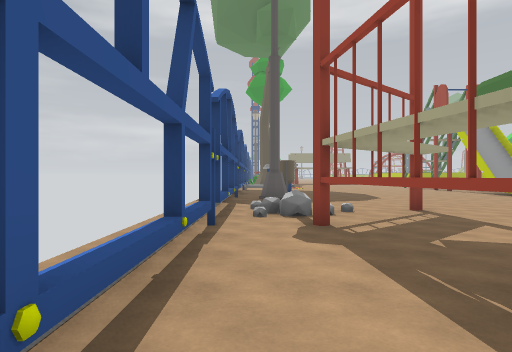
[1] (above)

22 first-person views from a walk through a Unity game level. The camera is 1.5 m above the floor, looks level and sees 75° across. The floor is counted in squares, 2 m on a side. Each view is taken from the middle of a square. On the plan, view 1 faces up. The plan holds only what a view shows up to about 11 squares ahead; the rest is blank. The place goes on beyond the plan. Some animated figures are left out.

[2]
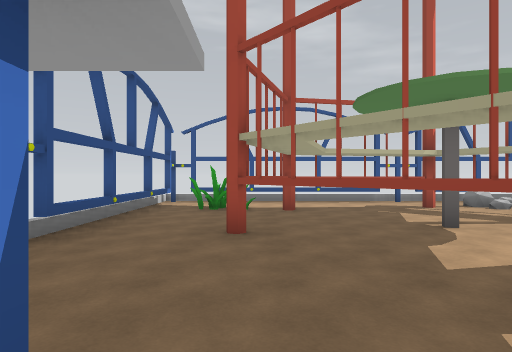

[3]
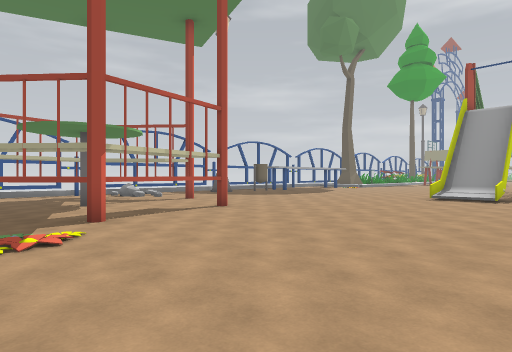

[4]
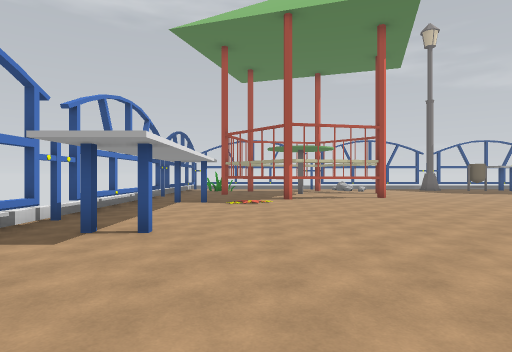

[5]
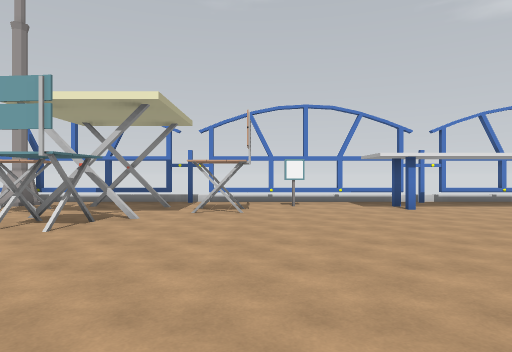

[6]
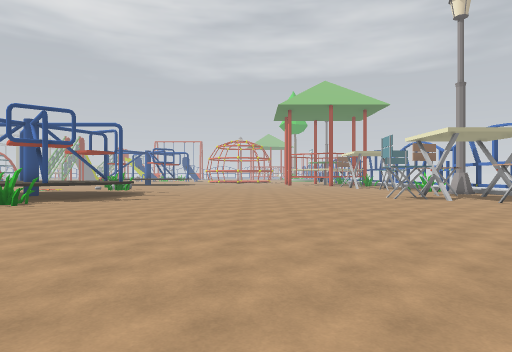

[7]
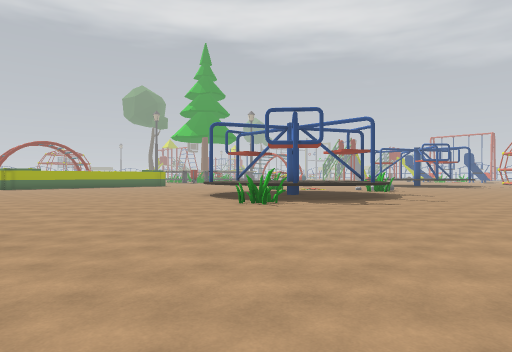

[8]
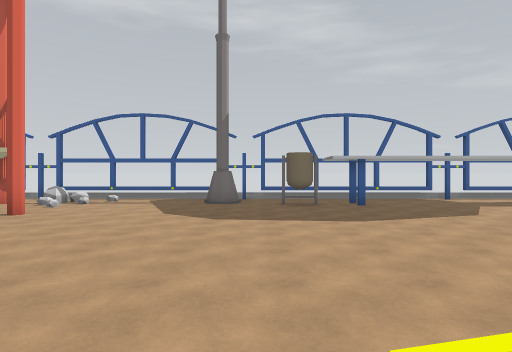

[9]
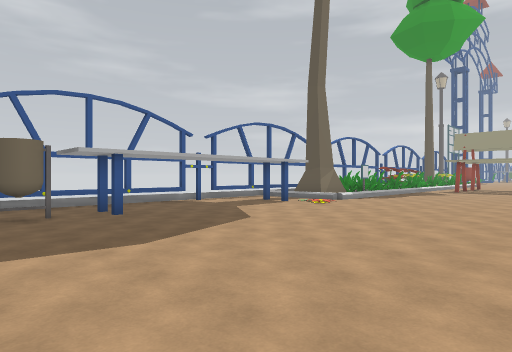

[10]
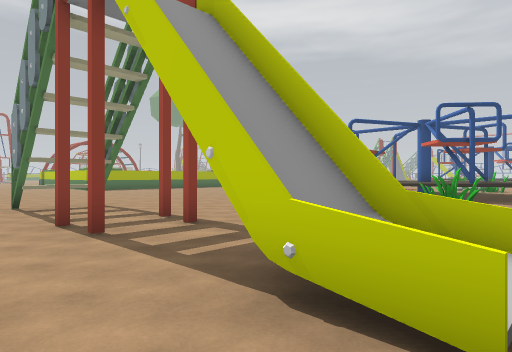

[11]
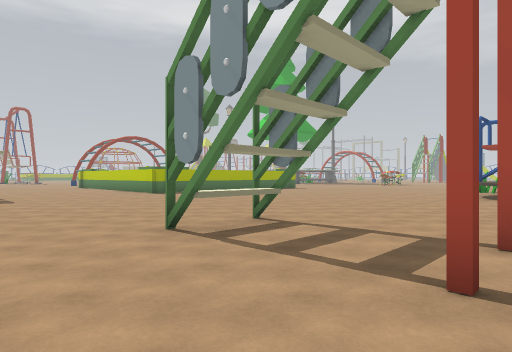

[12]
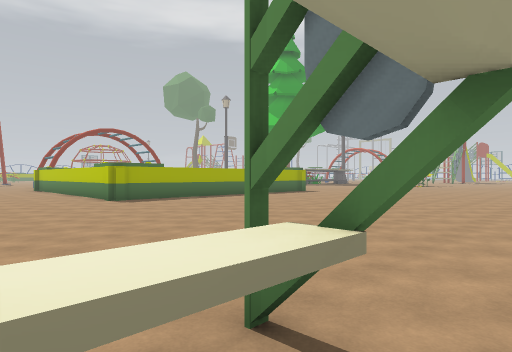

[13]
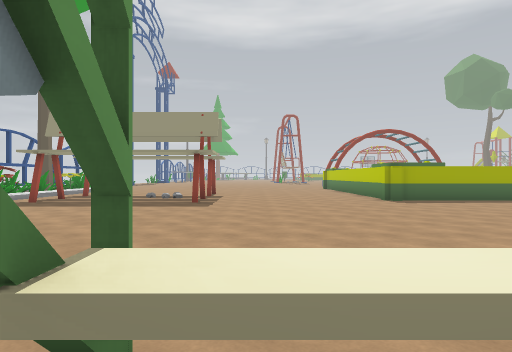

[14]
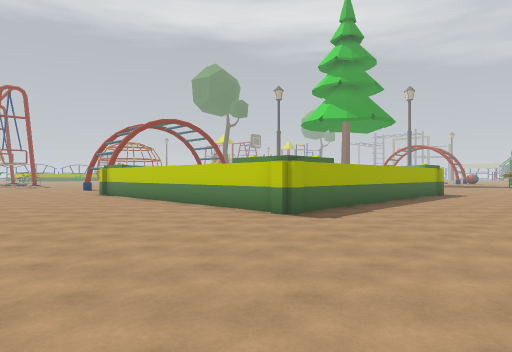

[15]
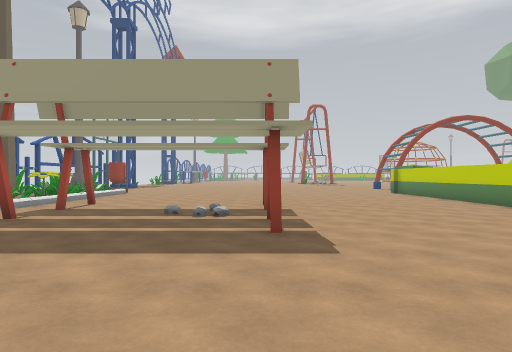

[16]
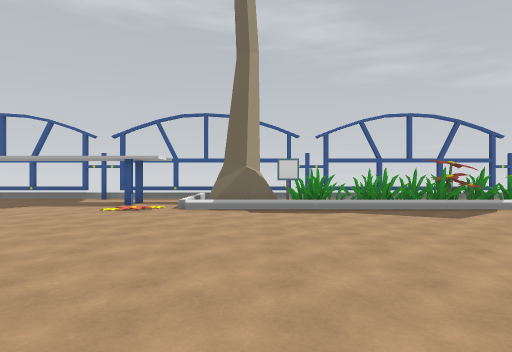

[17]
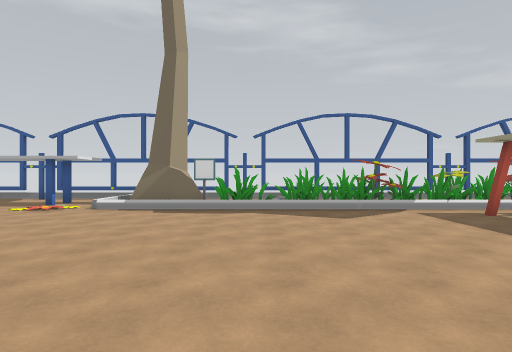

[18]
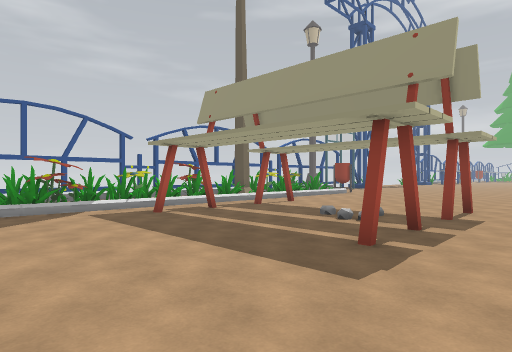

[19]
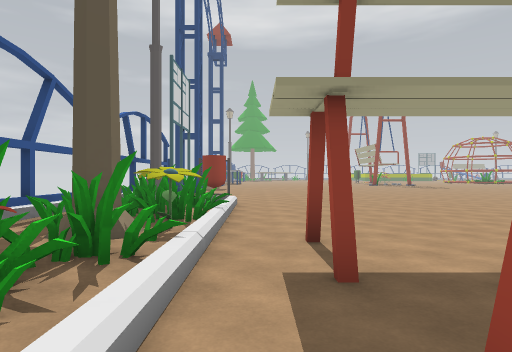

[20]
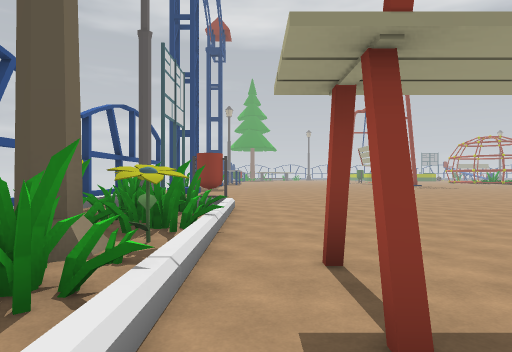

[21]
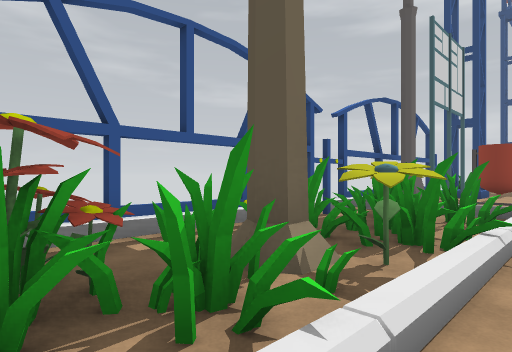

[22]
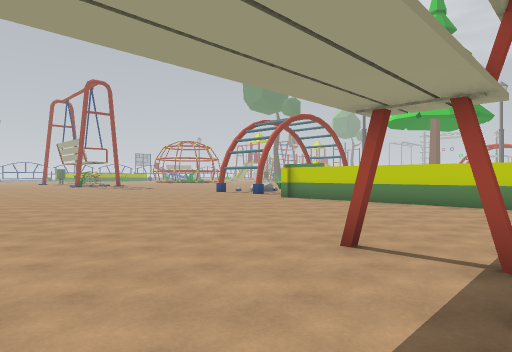

### Floor plan
Key: @ floor where view 1 was taken; # wall or solid block; x gap in a wall; . floor; / step, stairs or slope; = window, fence, low wall or low ledge; ^ raised ledge; T thing the floor can be seen under or through; F flower; B bin; R tree; O other object.
Columns run from 1 left of view 1 to 21 right of it. Each row starts with its distance up from view 1.
 41  # ..........
 40 ## B..........
 39 =..............
 38 #OOO...........#
 37 =.O............#
 36 /..............#
 35 =.F............#
 34 /.R............#
 33 =.O............#
 32 #.O............#
 31 #OFO...........##=====
 30 / FO..................
 29 = O....................
 28   F....................
 27   O..................
 26 /#O..................
 25 # O..................
 24 #  #...................
 23   #....................
 22   #....................
 21 =..........^^.........
 20 =...F...............
 19 #...................^^
 18 #.........#.......
 17 /...........#......^
 16 =..................^
 15 /..................O^
 14 =..........##.......^^
 13 /.B........//.........^
 12 #..........//..........
 11 #/#....................
 10 /......................
  9 =......................
  8 //....................
  7 #=O T.................
  6 #=OT....T.............
  5 #.T.....T.............
  4 /.T..#..T.............
  3 /.T.....T............O.
  2 /..#...T.F...........O/
  1 =...###............O...
  0 /@O......# ..........O.
 -1 xx^=^=//^=^=^x#^=^=//^=
 -2 ///////  //////////////

Positions as (right, up) in squares from view 1, and headings:
1: (0, 0), facing up
2: (9, 1), facing left
3: (13, 1), facing up-left
4: (18, 2), facing left
5: (17, 8), facing down
6: (9, 8), facing right
7: (11, 8), facing up-right
8: (10, 12), facing left
9: (8, 12), facing up-left
10: (8, 12), facing up-right
11: (7, 17), facing up-right
12: (10, 20), facing up-right
13: (10, 20), facing up
14: (9, 26), facing up-right
15: (8, 25), facing up
16: (10, 23), facing left
17: (10, 25), facing left
18: (10, 26), facing up-left
19: (3, 30), facing up
20: (3, 31), facing up
21: (3, 32), facing up-left
22: (5, 32), facing up-right
